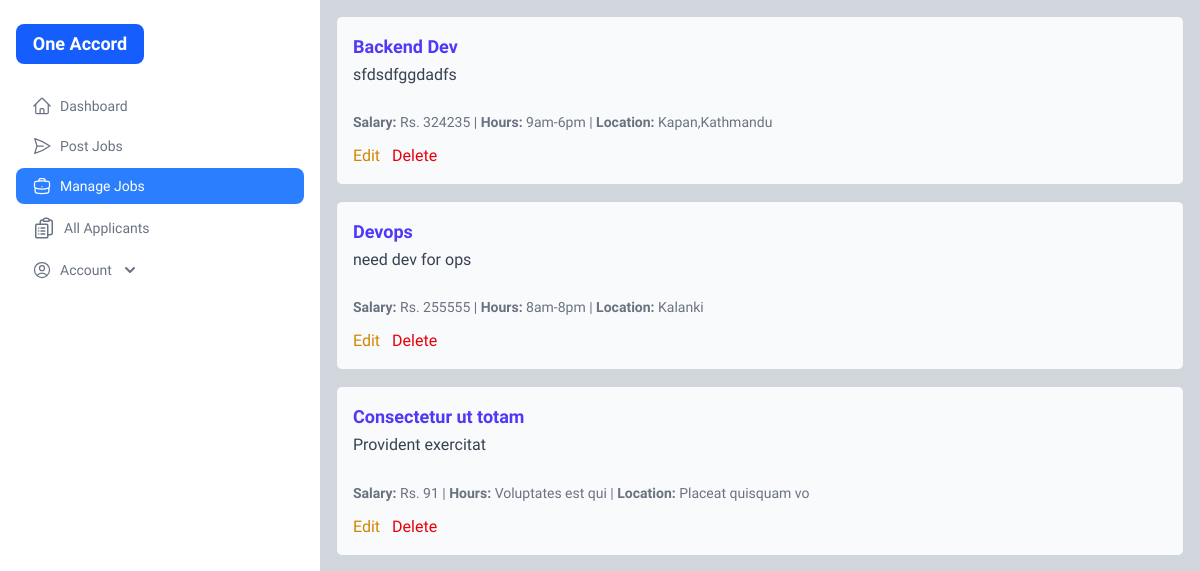
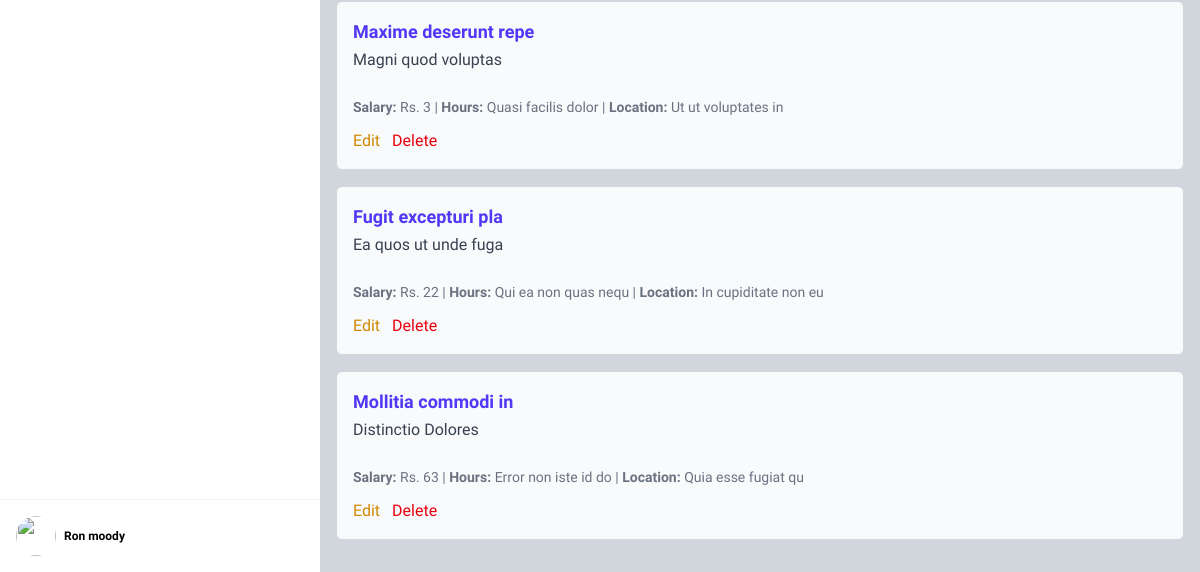
Before: /manage_jobs/ (signed in) with the older database file (2 pictures, top to bottom).
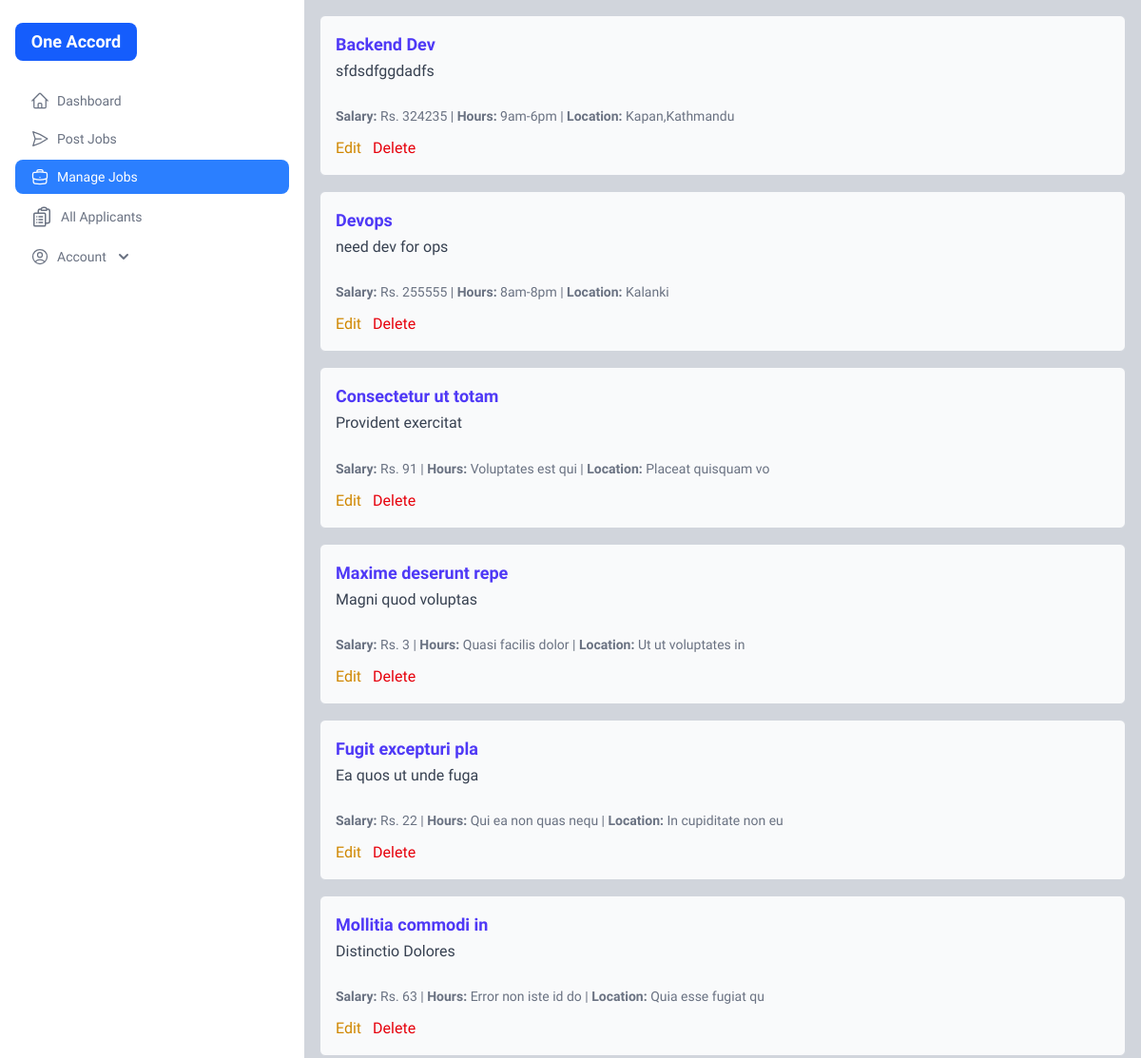
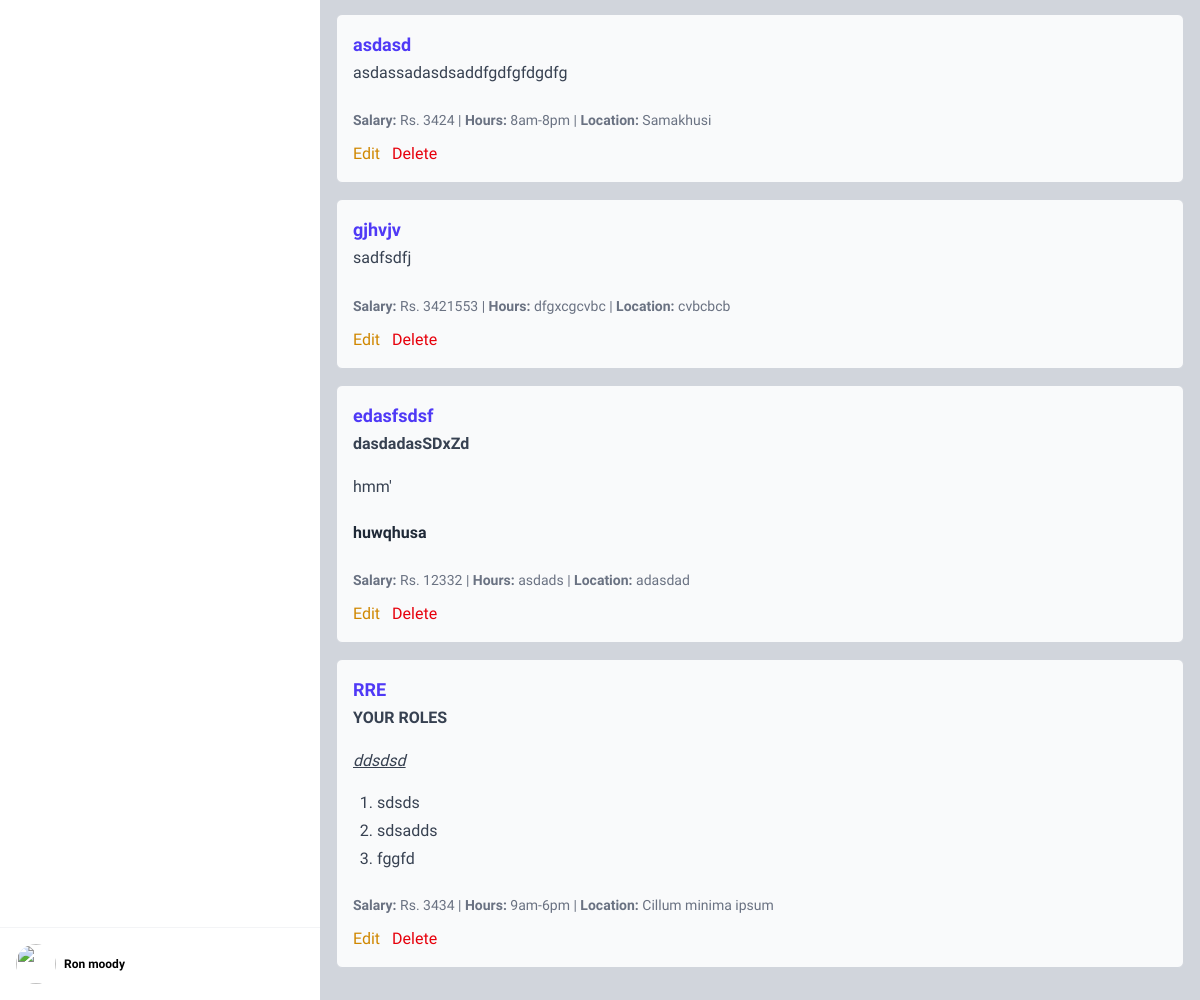
After: the same page with the newer database file (2 pictures, top to bottom).
### job_portal/models.py (models this page shows, shortened)
class JobPost(models.Model):
    company = models.ForeignKey(CompanyProfile, on_delete=models.CASCADE)
    title = models.CharField(max_length=255)
    description = models.TextField()
    location = models.CharField(max_length=255, blank=True, null=True)
    salary = models.DecimalField(max_digits=10, decimal_places=2, blank=True, null=True)
    working_hours=models.CharField(max_length=100, blank=True, null=True)
    posted = models.DateTimeField(auto_now_add=True)

### job_portal/views.py (the view)
# urls.py: path('manage_jobs/', v.manage_jobs, name="manage_jobs"),
def manage_jobs(request):
    if not request.user.is_authenticated:
        return redirect('login')
    company_profile = CompanyProfile.objects.get(user=request.user)
    job_posts = JobPost.objects.filter(company=company_profile)
    role = get_role(request.user)
    ctx = {
        "company_profile": company_profile,
        "job_posts": job_posts,
        "role": role
    }
    return render(request, "company/manage_jobs.html", ctx)

### job_portal/context_processors.py (called while the page is built)
def user_role(request):
    role = None
    if request.user.is_authenticated:
        if JobSeekerProfile.objects.filter(user=request.user).exists():
            role = 'jobseeker'
        elif CompanyProfile.objects.filter(user=request.user).exists():
            role = 'employer'
        else:
            role = 'user'
    return {
        'user_role': role
    }

### job_portal/views.py (called while the page is built)
def get_role(user):
    try:
        profile = JobSeekerProfile.objects.get(user=user)
        return "job_seeker"
    except JobSeekerProfile.DoesNotExist:
        try:
            profile = CompanyProfile.objects.get(user=user)
            return "employer"
        except CompanyProfile.DoesNotExist:
            return None

### job_portal/templates/company/manage_jobs.html (shortened to what this page needs)
{% extends "common/dashboard_layout.html" %}
{% load static %}
{% block content %}
{% if job_posts %}
  <div class="space-y-4 p-4 bg-gray-300 min-h-screen">
    {% for job in job_posts %}
      <div class="p-4 border border-gray-300 rounded-md bg-gray-50">
        <h3 class="text-lg font-semibold text-indigo-600">{{ job.title }}</h3>
        <div id="qrte">{{ job.description|truncatewords:25 | safe }}</div>
        <div class="text-sm text-gray-500 mt-2">
          <span><strong>Salary:</strong> Rs. {{ job.salary|floatformat:0 }}</span> |
          <span><strong>Hours:</strong> {{ job.working_hours }}</span> |
          <span><strong>Location:</strong> {{ job.location }}</span>
        </div>
        <div class="mt-3 space-x-2">
          <a href="{% url 'edit_job' job.id %}" class="text-yellow-600 hover:underline">Edit</a>
          <button onclick="openModal('{{ job.id }}')" class="text-red-600 hover:underline">Delete</button>
        </div>
      </div>
    {% endfor %}
  </div>
{% else %}
  <p class="text-center text-gray-500">You haven't posted any jobs yet.</p>
{% endif %}
{% endblock %}

Changed rows visible on the page:
added JobPost: title "asdasd", description "asdassadasdsaddfgdfgfdgdfg", salary "3424", working_hours "8am-8pm", location "Samakhusi"
added JobPost: title "gjhvjv", description "sadfsdfj", salary "3421553", working_hours "dfgxcgcvbc", location "cvbcbcb"
added JobPost: title "edasfsdsf", description "dasdadasSDxZd hmm' huwqhusa", salary "12332", working_hours "asdads", location "adasdad"
added JobPost: title "RRE", description "YOUR ROLES ddsdsd sdsds sdsadds fggfd", salary "3434", working_hours "9am-6pm", location "Cillum minima ipsum"
